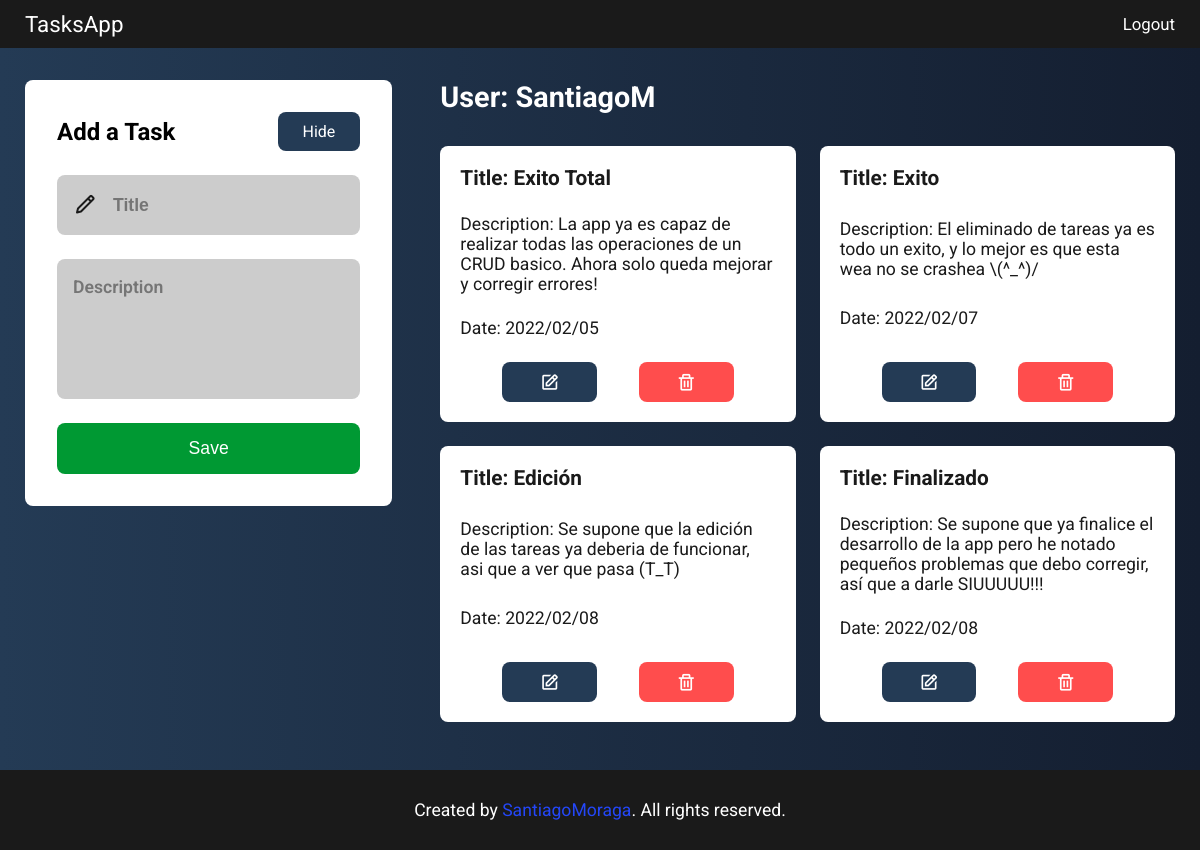
Page /tasks (signed in) on the committed database.
### flaskr/models.py (models this page shows, shortened)
class Users(db.Model):
    __tablename__ = "users"
    id = db.Column(db.Integer, primary_key=True)
    username = db.Column(db.String(30), unique=True, nullable=False)
    password_hash = db.Column(db.String(120), nullable=False)
    tasks = db.relationship("Tasks", backref="author", lazy="dynamic")

class Tasks(db.Model):
    __tablename__ = "tasks"
    id = db.Column(db.Integer, primary_key=True)
    title = db.Column(db.String(60), nullable=False)
    description = db.Column(db.String(160), nullable=False)
    timestamp = db.Column(db.DateTime, index=True, default=datetime.utcnow)
    user_id = db.Column(db.Integer, db.ForeignKey("users.id"))

### flaskr/routes.py (the view)
@app.route("/tasks", methods=["GET"])
@login_required
def tasks():
    if request.method == "GET":
        user_id = session["user_id"]
        user = Users.query.get(user_id)
        username = user.username
        tasks = user.tasks.all()
        return render_template("routes/tasks.html", username=username, tasks=tasks)

### helpers.py (called while the page is built)
def login_required(f):
    @wraps(f)
    def decorated_function(*args, **kwargs):
        if session.get("user_id") is None:
            return redirect(url_for("signup"))
        return f(*args, **kwargs)
    return decorated_function

### flaskr/templates/routes/tasks.html (shortened to what this page needs)
{% extends "base.html" %}
{% block content %}
    <section class="tasks">
        <div class="tasks__container container">
            <div class="tasks__forms">
                <div class="tasks__forms-container">
                    <form method="POST" accept-charset="utf-8" class="tasks__form" id="tasksForm">
                        <div class="tasks__form-title">
                            <h1>Add a Task</h1>
                            <a id="hideBtn">Hide</a>
                        </div>
                        <div class="tasks__form-inputs hide-form">
                            <i class='bx bx-pencil tasks__form-icon'></i>
                            <input
                                type="text"
                                class="tasks__form-input"
                                placeholder="Title"
                                autocomplete="off"
                                name="title"
                            />
                        </div>
                        <div class="tasks__form-textarea hide-form">
                            <textarea name="description" placeholder="Description" cols="10" rows="5"></textarea>
                        </div>
                        <div class="tasks__form-btns hide-form">
                            <button class="tasks__form-btn" type="submit">
                                Save
                            </button>
                        </div>
                    </form>
                </div>
            </div>
            <div class="tasks__lists">
                <div class="tasks__lists-user">
                    <h1>User: {{ username }}</h1>
                </div>
                <div class="tasks__lists-list" id="addTasks">
                    {% for t in tasks %}
                        <div class="tasks__task">
                            <p class="tasks__task-title">
                                Title: {{ t.title }}
                            </p>
                            <p class="tasks__task-description">
                                Description: {{ t.description }}
                            </p>
                            <p class="tasks__task-date">
                                Date: {{ t.timestamp.strftime('%Y/%m/%d') }}
                            </p>
                            <div class="tasks__task-btns">
                                <a href="/tasks/edit/{{ t.id }}" class="tasks__task-btn">
                                    <i class='bx bx-edit tasks__task-icon'></i>
                                </a>
                                <a href="/tasks/delete/{{ t.id }}" class="tasks__task-btn delete-btn">
                                    <i class='bx bx-trash tasks__task-icon'></i>
                                </a>
                            </div>
                        </div>
                    {% endfor %}
                </div>
            </div>
        </div>
    </section>
{% endblock content %}

### flaskr/static/css/style.css (style rules this page uses)
* { margin: 0; padding: 0; box-sizing: border-box; }
body { margin: 3rem 0 0 0; font-family: "Roboto", sans-serif; background: #141E30; background: -webkit-linear-gradient(to right, #243B55, #141E30); background: linear-gradient(to right, #243B55, #141E30); }
a { text-decoration: none; }
.container { margin-left: auto; margin-right: auto; max-width: 1150px; }
.tasks__container { display: grid; grid-template-columns: 1fr 2fr; width: 100%; gap: 3rem; }
.tasks__form { background: #fff; display: grid; gap: 1.5rem; border-radius: 0.5rem; padding: 2rem 2rem; text-align: center; width: 100%; }
.tasks__form-title { display: flex; justify-content: space-between; align-items: center; }
.tasks__form-title h1 { font-size: 1.5rem; }
.tasks__form-title a { padding: 10px 25px; background: #243b55; border-radius: 0.5rem; border: none; outline: none; cursor: pointer; color: #fff; font-size: 1rem; }
.tasks__form-inputs { display: grid; grid-template-columns: max-content 1fr; column-gap: 1rem; background: #ccc; padding: 1.125rem 1rem; border-radius: 0.5rem; }
.tasks__form-icon { color: #1a1a1a; font-size: 1.5rem; }
.tasks__form-input { border: none; outline: none; background: #ccc; font-size: 1.1rem; font-weight: 600; width: 100%; }
.tasks__form-textarea { background: #ccc; padding: 1.125rem 1rem; border-radius: 0.5rem; width: 100%; }
.tasks__form-textarea textarea { width: 100%; resize: none; font-family: "Roboto", sans-serif; font-weight: 600; font-size: 1.1rem; background: #ccc; border: none; outline: none; }
.tasks__form-btn { width: 100%; padding: 15px 0; background: #009933; border-radius: 0.5rem; border: none; outline: none; color: #fff; font-size: 1.1rem; cursor: pointer; }
.tasks__lists-user h1 { font-size: 1.8rem; color: #fff; margin-bottom: 2rem; }
.tasks__lists-list { display: grid; grid-template-columns: repeat(2, 1fr); gap: 1.5rem; }
.tasks__task { background: #fff; color: #1a1a1a; padding: 20px; display: grid; gap: 1.5rem; border-radius: 0.5rem; width: 100%; }
.tasks__task-title { font-weight: 700; font-size: 1.3rem; }
.tasks__task-description, .tasks__task-date { font-size: 1.1rem; }
.tasks__task-btns { display: flex; justify-content: space-evenly; align-items: end; }
.tasks__task-btn:nth-child(1) { padding: 10px 0; border-radius: 0.5rem; border: none; outline: none; background: #243b55; width: 30%; cursor: pointer; display: flex; justify-content: center; }
.tasks__task-btn:nth-child(2) { padding: 10px 0; border-radius: 0.5rem; border: none; outline: none; background: #ff4d4d; width: 30%; cursor: pointer; display: flex; justify-content: center; }
.tasks__task-icon { color: #fff; font-size: 1.25rem; }

### rows in the picture
Users: username "SantiagoM"
Tasks: title "Exito Total", description "La app ya es capaz de realizar todas las operaciones de un CRUD basico. Ahora solo queda mejorar y corregir errores!", timestamp "2022/02/05"
Tasks: title "Exito", description "El eliminado de tareas ya es todo un exito, y lo mejor es que esta wea no se crashea \\(^_^)/", timestamp "2022/02/07"
Tasks: title "Edición", description "Se supone que la edición de las tareas ya deberia de funcionar, asi que a ver que pasa (T_T)", timestamp "2022/02/08"
Tasks: title "Finalizado", description "Se supone que ya finalice el desarrollo de la app pero he notado pequeños problemas que debo corregir, así que a darle SIUUUUU!!!", timestamp "2022/02/08"
